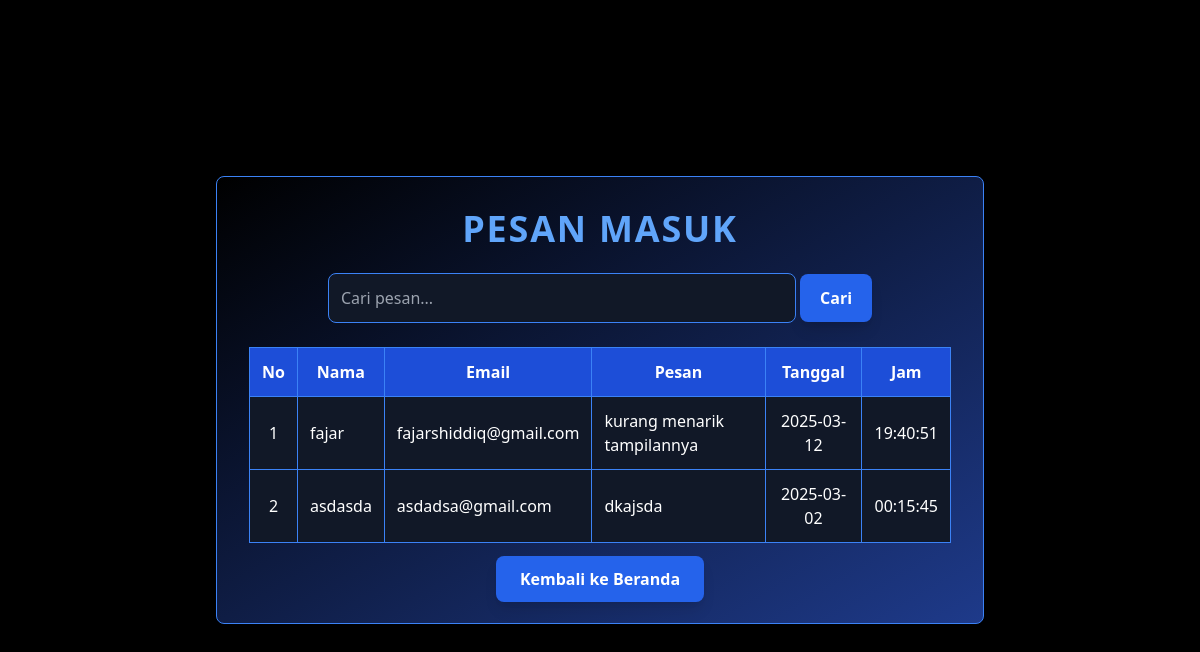
The page /pelanggaran_siswa/lihat_pesan.php on the database its author committed.
### tables this page shows
CREATE TABLE `kontak` (
  `id` int(11) NOT NULL,
  `nama` varchar(100) NOT NULL,
  `email` varchar(100) NOT NULL,
  `pesan` text NOT NULL,
  `tanggal` timestamp NOT NULL DEFAULT current_timestamp()
);

### pelanggaran_siswa/lihat_pesan.php (the view, shortened to what this page needs)
<?php
$host = "localhost";
$user = "root";
$pass = "";
$db   = "pelanggaran_siswa";
$conn = new mysqli($host, $user, $pass, $db);
$search = isset($_GET['search']) ? $_GET['search'] : '';
$sql = "SELECT nama, email, pesan, DATE(tanggal) AS tgl, TIME(tanggal) AS jam FROM kontak
        WHERE nama LIKE '%$search%' OR email LIKE '%$search%' OR pesan LIKE '%$search%'
        ORDER BY tanggal DESC";
$result = $conn->query($sql);
?>
<!DOCTYPE html>
<html lang="id">
<head>
    <script src="https://cdn.tailwindcss.com"></script>
</head>
<body class="bg-black text-white min-h-screen flex items-center justify-center">
    <div
        class="container mx-auto p-8 bg-gradient-to-br from-black to-blue-900 shadow-2xl rounded-lg max-w-3xl border border-blue-500">
        <h2 class="text-4xl font-extrabold text-blue-400 text-center mb-6 uppercase tracking-wider">Pesan Masuk</h2>
        <form method="GET" class="mb-6 text-center">
            <input type="text" name="search" placeholder="Cari pesan..."
                class="border border-blue-500 p-3 rounded-lg w-2/3 bg-gray-900 text-white focus:outline-none focus:ring-2 focus:ring-blue-500">
            <button type="submit"
                class="px-5 py-3 bg-blue-600 text-white font-semibold rounded-lg shadow-lg hover:bg-blue-500 transition duration-300">Cari</button>
        </form>
        <div class="overflow-x-auto">
            <table class="w-full border-collapse border border-blue-600 shadow-lg">
                <thead>
                    <tr class="bg-blue-700 text-white">
                        <th class="border border-blue-500 p-3">No</th>
                        <th class="border border-blue-500 p-3">Nama</th>
                        <th class="border border-blue-500 p-3">Email</th>
                        <th class="border border-blue-500 p-3">Pesan</th>
                        <th class="border border-blue-500 p-3">Tanggal</th>
                        <th class="border border-blue-500 p-3">Jam</th>
                    </tr>
                </thead>
                <tbody>
                    <?php
                    $no = 1;
                    if ($result->num_rows > 0) {
                        while ($row = $result->fetch_assoc()) {
                            echo "<tr class='bg-gray-900 hover:bg-blue-800 transition duration-300'>";
                            echo "<td class='border border-blue-500 p-3 text-center'>{$no}</td>";
                            echo "<td class='border border-blue-500 p-3'>{$row['nama']}</td>";
                            echo "<td class='border border-blue-500 p-3'>{$row['email']}</td>";
                            echo "<td class='border border-blue-500 p-3'>{$row['pesan']}</td>";
                            echo "<td class='border border-blue-500 p-3 text-center'>{$row['tgl']}</td>";
                            echo "<td class='border border-blue-500 p-3 text-center'>{$row['jam']}</td>";
                            echo "</tr>";
                            $no++;
                        }
                    } else {
                        echo "<tr><td colspan='6' class='border border-blue-500 p-3 text-center text-gray-400'>Belum ada pesan</td></tr>";
                    }
                    ?>
                </tbody>
            </table>
        </div>
        <div class="text-center mt-6">
            <a href="admin_dashboard.php"
                class="px-6 py-3 bg-blue-600 text-white font-semibold rounded-lg shadow-lg hover:bg-blue-500 transition duration-300">Kembali
                ke Beranda</a>
        </div>
    </div>
</body>
</html>

### rows shown on the page
kontak: nama "fajar", email "fajarshiddiq@gmail.com", pesan "kurang menarik tampilannya", tgl "2025-03-12", jam "19:40:51"
kontak: nama "asdasda", email "asdadsa@gmail.com", pesan "dkajsda", tgl "2025-03-02", jam "00:15:45"
